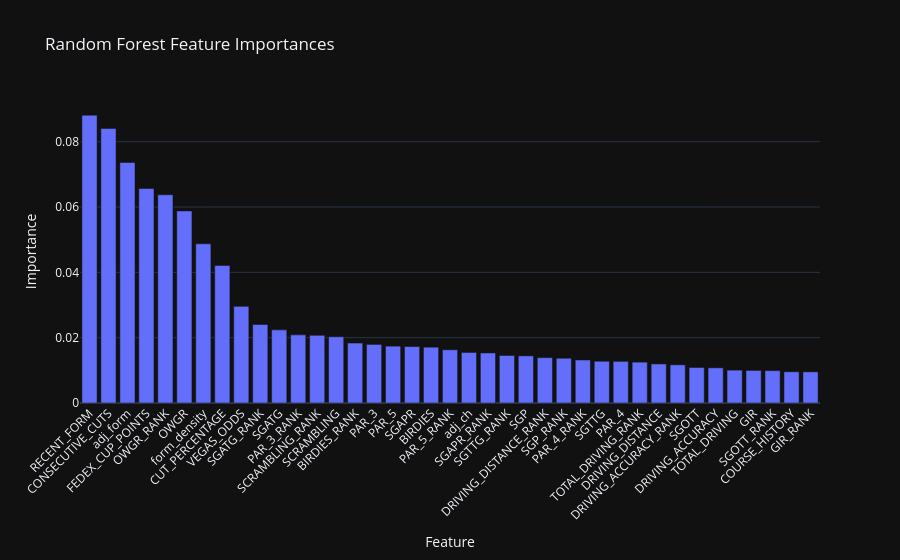

Write notebook code for a chart like this one.
### Markdown cell above
### Final Training + Feature Importance

Train final model on all available historical data, then export this week's
ranked probabilities for optimizer input.

### Code cell
import pandas as pd
import plotly.express as px

# Fit final production model on all training rows
final_model = clone(rf_cv_pipeline)
final_model.fit(X_rf, y_rf)

# Feature importances (from fitted RF inside pipeline)
rf_step = final_model.named_steps["rf"]
importance_df = pd.DataFrame({
    "Feature": feature_cols,
    "Importance": rf_step.feature_importances_
}).sort_values(by="Importance", ascending=False)

fig = px.bar(
    importance_df,
    x="Feature",
    y="Importance",
    title="Random Forest Feature Importances",
    template="plotly_dark"
)
fig.update_layout(xaxis_tickangle=-45)
fig.show()

### Figure 1 — Plotly figure (JSON) as saved in the notebook; plotly's stock layout.template omitted (floating-point values rounded to 4 significant figures)
{"data": [{"hovertemplate": "Feature=%{x}<br>Importance=%{y}<extra></extra>", "legendgroup": "", "marker": {"color": "#636efa", "pattern": {"shape": ""}}, "name": "", "orientation": "v", "showlegend": false, "textposition": "auto", "type": "bar", "x": ["RECENT_FORM", "CONSECUTIVE_CUTS", "adj_form", "FEDEX_CUP_POINTS", "OWGR_RANK", "OWGR", "form_density", "CUT_PERCENTAGE", "VEGAS_ODDS", "SGATG_RANK", "SGATG", "PAR_3_RANK", "SCRAMBLING_RANK", "SCRAMBLING", "BIRDIES_RANK", "PAR_3", "PAR_5", "SGAPR", "BIRDIES", "PAR_5_RANK", "adj_ch", "SGAPR_RANK", "SGTTG_RANK", "SGP", "DRIVING_DISTANCE_RANK", "SGP_RANK", "PAR_4_RANK", "SGTTG", "PAR_4", "TOTAL_DRIVING_RANK", "DRIVING_DISTANCE", "DRIVING_ACCURACY_RANK", "SGOTT", "DRIVING_ACCURACY", "TOTAL_DRIVING", "GIR", "SGOTT_RANK", "COURSE_HISTORY", "GIR_RANK"], "xaxis": "x", "y": [0.08813, 0.08406, 0.07365, 0.06566, 0.06375, 0.0588, 0.04874, 0.0421, 0.02959, 0.02402, 0.02239, 0.02086, 0.02071, 0.0203, 0.01835, 0.01793, 0.01741, 0.01728, 0.01709, 0.01629, 0.01547, 0.01532, 0.01455, 0.01442, 0.0139, 0.0137, 0.01316, 0.01279, 0.01275, 0.01251, 0.01195, 0.01168, 0.01088, 0.01077, 0.01007, 0.009977, 0.009913, 0.009556, 0.009528], "yaxis": "y"}], "layout": {"barmode": "relative", "legend": {"tracegroupgap": 0}, "title": {"text": "Random Forest Feature Importances"}, "xaxis": {"anchor": "y", "domain": [0, 1], "tickangle": -45, "title": {"text": "Feature"}}, "yaxis": {"anchor": "x", "domain": [0, 1], "title": {"text": "Importance"}}}}
